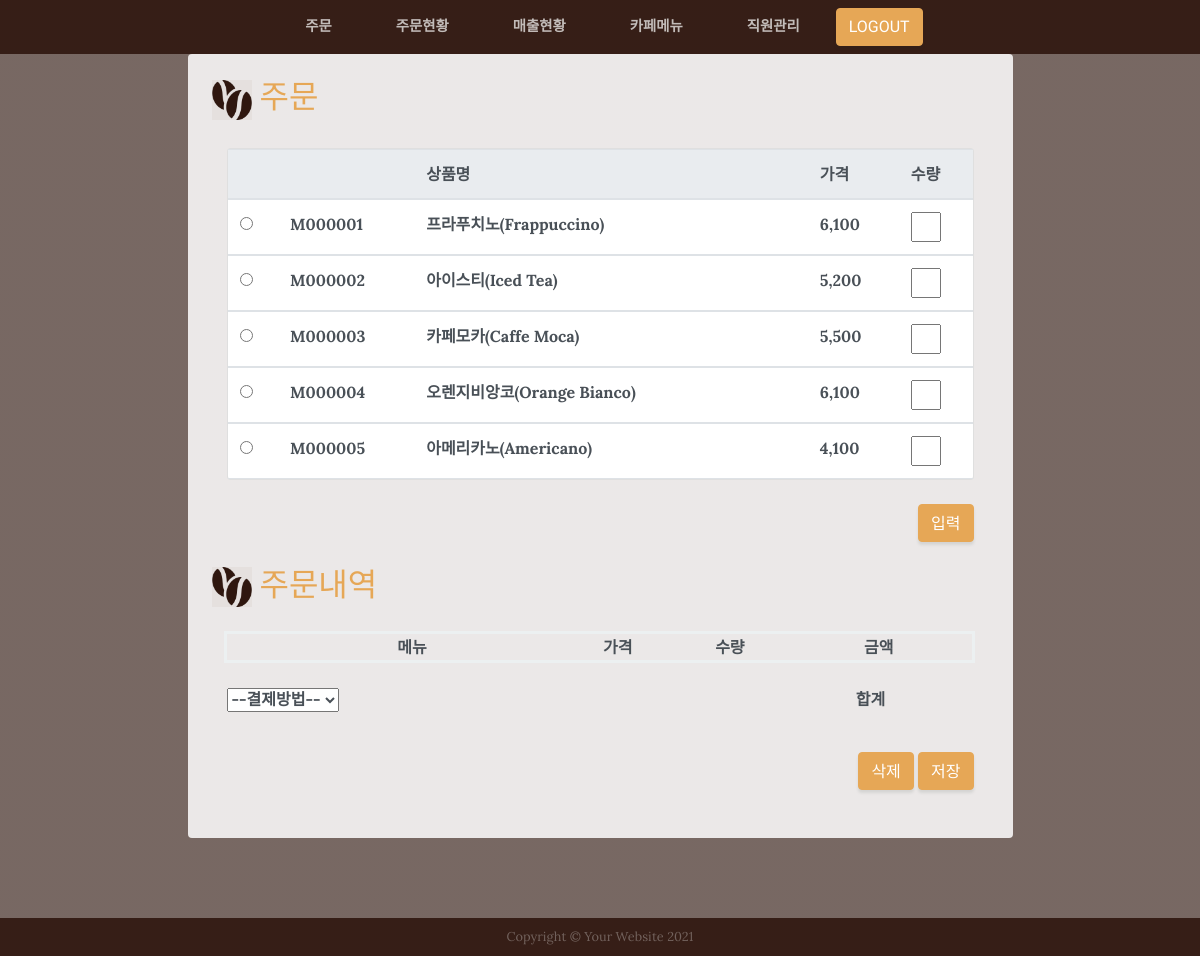
The page /maple/order/ on the database as committed earlier.
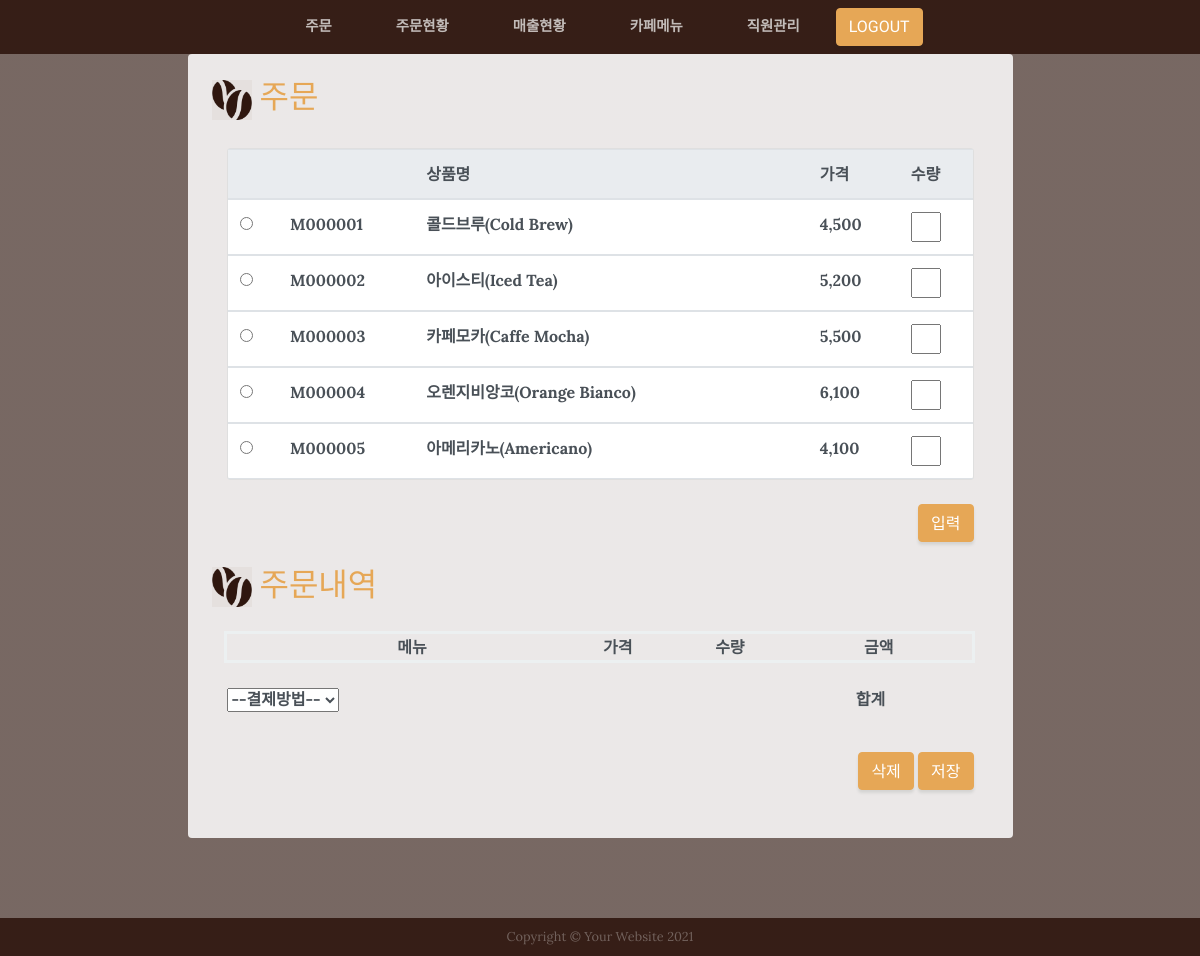
The same page on the database as committed later.
### mapleApp/models.py (models this page shows, shortened)
class Menu(models.Model):
    menuid = models.CharField(max_length=20, primary_key=True,verbose_name='메뉴아이디')
    menuname = models.CharField(max_length=100,verbose_name='메뉴명')
    price = models.IntegerField(verbose_name='가격')
    class Meta:
        db_table = 'm_menu' #테이블명

### mapleApp/views.py (the view)
# urls.py: path('order/', views.order, name='order'),
def order(request):
    if request.session.get('login')=='N':
        return redirect(index)
    menus = Menu.objects.all()
    context = {'menus': menus}
    return render(request, 'order.html', context)

### mapleApp/templates/order.html (shortened to what the changed rows need)
<!DOCTYPE html>
{% load static%}
{% load humanize %}
{% include 'header.html' %}
<html lang="en">
<head>
  <link href="{% static 'vendor/bootstrap/css/bootstrap.min.css'%}" rel="stylesheet">
  <link href="{% static 'css/business-casual.min.css'  %}" rel="stylesheet">
</head>
  <section class="page-section about-heading">
    <div class="container">
      <div class="about-heading-content">
        <div class="row">
          <div class="col-xl-9 col-lg-10 mx-auto">
            <div class="bg-faded rounded p-4">
              <h2 class="section-heading mb-1">
                <img  src="{% static 'img/cafe_icon3.png'%}" width="40" height="40">
                <span class="text-uppercase text-primary"> 주문 </span>
              </h2>
              <br>
{%if menus %}
              <div class="container d-flex justify-content-center mt-50 mb-50">
                <div class="card w-100">
                  <div class="table-responsive">
                    <div style="width:100%; height:330px; overflow:auto ">
                    <table class="table table-hover ">
                      <thead class="thead-light">
                        <tr>
                          <th> </th>
                          <th scope="col"></th>
                          <th scope="col">상품명</th>
                          <th scope="col">가격</th>
                          <th scope="col">수량</th>
                        </tr>
                      </thead>
{%  for menu in  menus   %}
                      <tbody>
                        <tr>
                          <td> <input  type="radio" name="radioValue" value="{{menu.menuid}}"> </td>
                          <td id="mId_{{menu.menuid}}" >{{menu.menuid}}</td>
                          <td id="mName_{{menu.menuid}}" >{{menu.menuname}}</td>
                          <td id="mPrice_{{menu.menuid}}">{{menu.price | intcomma }}</td>
                          <td class="pValue" id="pValue_{{menu.menuid}}">
                              <input class="pValueInput" id="pValueInput_{{menu.menuid}}" type="text"  placeholder="" />
                          </td>
                        </tr>
{%    endfor    %}
                      </tbody>
                    </table>
                    </div>
                  </div>
                </div>
              </div>
 {% else %}
       <p>  데이터가 존재하지 않습니다. </p>
 {% endif %}
              <br>
              <h2 class="section-heading mb-4">
                <img  src="{% static 'img/cafe_icon3.png'%}" width="40" height="40">
                <span class="text-uppercase text-primary" > 주문내역 </span>
              </h2>
              <section class="content">
                <div class="row">
                  <div class="col-md-12">
                    <div class="box box-primary">
                      <form id="regForm"  method="post">
                        <div class="box-body">
                          <div class="form-group">
                            <table class="list-table">
                                <colgroup>
                                </colgroup>
                                <thead>
                                    <tr>
                                        <th></th>
                                        <th>메뉴</th>
                                        <th>가격</th>
                                        <th>수량</th>
                                        <th>금액</th>
                                    </tr>
                                </thead>
                            </table>
                            <br>
                          </div>
                        </div>
                      </form>
                    </div>
                  </div>
                </div>
              </section>
              <br>
              <br>
            </div>
          </div>
        </div>
      </div>
    </div>
  </section>
{% include 'footer.html' %}

Rows that differ between the two databases and show on the page:
changed Menu "M000001": menuname "프라푸치노(Frappuccino)" → "콜드브루(Cold Brew)"; price "6,100" → "4,500"
changed Menu "M000003": menuname "카페모카(Caffe Moca)" → "카페모카(Caffe Mocha)"
